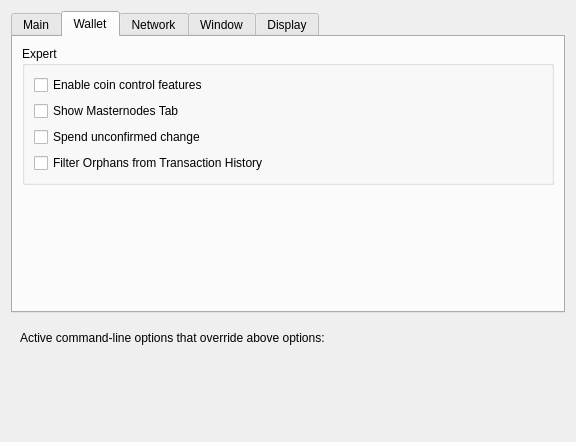
<?xml version="1.0" encoding="UTF-8"?>
<ui version="4.0">
 <class>OptionsDialog</class>
 <widget class="QDialog" name="OptionsDialog">
  <property name="geometry">
   <rect>
    <x>0</x>
    <y>0</y>
    <width>576</width>
    <height>442</height>
   </rect>
  </property>
  <property name="windowTitle">
   <string>Options</string>
  </property>
  <property name="modal">
   <bool>true</bool>
  </property>
  <layout class="QVBoxLayout" name="verticalLayout">
   <item>
    <widget class="QTabWidget" name="tabWidget">
     <property name="currentIndex">
      <number>1</number>
     </property>
     <widget class="QWidget" name="tabMain">
      <attribute name="title">
       <string>Main</string>
      </attribute>
      <layout class="QVBoxLayout" name="verticalLayout_Main">
       <item>
        <widget class="QCheckBox" name="bitcoinAtStartup">
         <property name="toolTip">
          <string>Automatically start Odex after logging in to the system.</string>
         </property>
         <property name="text">
          <string>Start Odex on system login</string>
         </property>
        </widget>
       </item>
       <item>
        <layout class="QHBoxLayout" name="horizontalLayout_2_Main">
         <item>
          <widget class="QLabel" name="databaseCacheLabel">
           <property name="text">
            <string>Size of database cache</string>
           </property>
           <property name="textFormat">
            <enum>Qt::PlainText</enum>
           </property>
           <property name="buddy">
            <cstring>databaseCache</cstring>
           </property>
          </widget>
         </item>
         <item>
          <widget class="QSpinBox" name="databaseCache"/>
         </item>
         <item>
          <widget class="QLabel" name="databaseCacheUnitLabel">
           <property name="text">
            <string>MB</string>
           </property>
           <property name="textFormat">
            <enum>Qt::PlainText</enum>
           </property>
          </widget>
         </item>
         <item>
          <spacer name="horizontalSpacer_2_Main">
           <property name="orientation">
            <enum>Qt::Horizontal</enum>
           </property>
           <property name="sizeHint" stdset="0">
            <size>
             <width>40</width>
             <height>20</height>
            </size>
           </property>
          </spacer>
         </item>
        </layout>
       </item>
       <item>
        <layout class="QHBoxLayout" name="horizontalLayout_3_Main">
         <item>
          <widget class="QLabel" name="threadsScriptVerifLabel">
           <property name="text">
            <string>Number of script verification threads</string>
           </property>
           <property name="textFormat">
            <enum>Qt::PlainText</enum>
           </property>
           <property name="buddy">
            <cstring>threadsScriptVerif</cstring>
           </property>
          </widget>
         </item>
         <item>
          <widget class="QSpinBox" name="threadsScriptVerif">
           <property name="toolTip">
            <string>(0 = auto, &lt;0 = leave that many cores free)</string>
           </property>
          </widget>
         </item>
         <item>
          <spacer name="horizontalSpacer_3_Main">
           <property name="orientation">
            <enum>Qt::Horizontal</enum>
           </property>
           <property name="sizeHint" stdset="0">
            <size>
             <width>40</width>
             <height>20</height>
            </size>
           </property>
          </spacer>
         </item>
        </layout>
       </item>
       <item>
        <spacer name="verticalSpacer_Main">
         <property name="orientation">
          <enum>Qt::Vertical</enum>
         </property>
         <property name="sizeHint" stdset="0">
          <size>
           <width>20</width>
           <height>40</height>
          </size>
         </property>
        </spacer>
       </item>
       <item>
        <layout class="QHBoxLayout" name="horizontalLayout_3">
         <item>
          <widget class="QLabel" name="percentage_label">
           <property name="toolTip">
            <string>Percentage of incoming ODEX which get automatically converted to zODEX via Zerocoin Protocol</string>
           </property>
           <property name="text">
            <string>Percentage of autominted zODEX</string>
           </property>
          </widget>
         </item>
         <item>
          <widget class="QSpinBox" name="zeromintPercentage">
           <property name="minimum">
            <number>0</number>
           </property>
           <property name="maximum">
            <number>100</number>
           </property>
          </widget>
         </item>
        </layout>
       </item>
       <item>
        <layout class="QHBoxLayout" name="horizontalLayout" stretch="0,0">
         <property name="sizeConstraint">
          <enum>QLayout::SetFixedSize</enum>
         </property>
         <item>
          <widget class="QLabel" name="labelPreferredDenom">
           <property name="maximumSize">
            <size>
             <width>16777215</width>
             <height>16777215</height>
            </size>
           </property>
           <property name="toolTip">
            <string>Wait with automatic conversion to Zerocoin until enough ODEX for this denomination is available</string>
           </property>
           <property name="text">
            <string>Preferred Automint zODEX Denomination</string>
           </property>
          </widget>
         </item>
         <item>
          <widget class="QComboBox" name="preferredDenom">
           <property name="maximumSize">
            <size>
             <width>16777215</width>
             <height>27</height>
            </size>
           </property>
           <property name="toolTip">
            <string>Wait with automatic conversion to Zerocoin until enough ODEX for this denomination is available</string>
           </property>
           <property name="maxVisibleItems">
            <number>9</number>
           </property>
           <property name="maxCount">
            <number>9</number>
           </property>
          </widget>
         </item>
        </layout>
       </item>
      </layout>
     </widget>
     <widget class="QWidget" name="tabWallet">
      <attribute name="title">
       <string>Wallet</string>
      </attribute>
      <layout class="QVBoxLayout" name="verticalLayout_Wallet">
       <item>
        <widget class="QGroupBox" name="groupBox">
         <property name="title">
          <string>Expert</string>
         </property>
         <layout class="QVBoxLayout" name="verticalLayout_2">
          <item>
           <widget class="QCheckBox" name="coinControlFeatures">
            <property name="toolTip">
             <string>Whether to show coin control features or not.</string>
            </property>
            <property name="text">
             <string>Enable coin control features</string>
            </property>
           </widget>
          </item>
          <item>
           <widget class="QCheckBox" name="showMasternodesTab">
            <property name="toolTip">
             <string>Show additional tab listing all your masternodes in first sub-tab&lt;br/&gt;and all masternodes on the network in second sub-tab.</string>
            </property>
            <property name="text">
             <string>Show Masternodes Tab</string>
            </property>
           </widget>
          </item>
          <item>
           <widget class="QCheckBox" name="spendZeroConfChange">
            <property name="toolTip">
             <string>If you disable the spending of unconfirmed change, the change from a transaction&lt;br/&gt;cannot be used until that transaction has at least one confirmation.&lt;br/&gt;This also affects how your balance is computed.</string>
            </property>
            <property name="text">
             <string>Spend unconfirmed change</string>
            </property>
           </widget>
          </item>
          <item>
           <widget class="QCheckBox" name="showOrphans">
            <property name="text">
             <string>Filter Orphans from Transaction History</string>
            </property>
           </widget>
          </item>
         </layout>
        </widget>
       </item>
       <item>
        <spacer name="verticalSpacer_Wallet">
         <property name="orientation">
          <enum>Qt::Vertical</enum>
         </property>
         <property name="sizeHint" stdset="0">
          <size>
           <width>20</width>
           <height>40</height>
          </size>
         </property>
        </spacer>
       </item>
      </layout>
     </widget>
     <widget class="QWidget" name="tabNetwork">
      <attribute name="title">
       <string>Network</string>
      </attribute>
      <layout class="QVBoxLayout" name="verticalLayout_Network">
       <item>
        <widget class="QCheckBox" name="mapPortUpnp">
         <property name="toolTip">
          <string>Automatically open the Odex client port on the router. This only works when your router supports UPnP and it is enabled.</string>
         </property>
         <property name="text">
          <string>Map port using UPnP</string>
         </property>
        </widget>
       </item>
       <item>
        <widget class="QCheckBox" name="allowIncoming">
         <property name="toolTip">
          <string>Accept connections from outside</string>
         </property>
         <property name="text">
          <string>Allow incoming connections</string>
         </property>
        </widget>
       </item>
       <item>
        <widget class="QCheckBox" name="connectSocks">
         <property name="toolTip">
          <string>Connect to the Odex network through a SOCKS5 proxy.</string>
         </property>
         <property name="text">
          <string>Connect through SOCKS5 proxy (default proxy):</string>
         </property>
        </widget>
       </item>
       <item>
        <layout class="QHBoxLayout" name="horizontalLayout_1_Network">
         <item>
          <widget class="QLabel" name="proxyIpLabel">
           <property name="text">
            <string>Proxy IP:</string>
           </property>
           <property name="textFormat">
            <enum>Qt::PlainText</enum>
           </property>
           <property name="buddy">
            <cstring>proxyIp</cstring>
           </property>
          </widget>
         </item>
         <item>
          <widget class="QValidatedLineEdit" name="proxyIp">
           <property name="minimumSize">
            <size>
             <width>140</width>
             <height>0</height>
            </size>
           </property>
           <property name="maximumSize">
            <size>
             <width>140</width>
             <height>16777215</height>
            </size>
           </property>
           <property name="toolTip">
            <string>IP address of the proxy (e.g. IPv4: 127.0.0.1 / IPv6: ::1)</string>
           </property>
          </widget>
         </item>
         <item>
          <widget class="QLabel" name="proxyPortLabel">
           <property name="text">
            <string>Port:</string>
           </property>
           <property name="textFormat">
            <enum>Qt::PlainText</enum>
           </property>
           <property name="buddy">
            <cstring>proxyPort</cstring>
           </property>
          </widget>
         </item>
         <item>
          <widget class="QLineEdit" name="proxyPort">
           <property name="minimumSize">
            <size>
             <width>55</width>
             <height>0</height>
            </size>
           </property>
           <property name="maximumSize">
            <size>
             <width>55</width>
             <height>16777215</height>
            </size>
           </property>
           <property name="toolTip">
            <string>Port of the proxy (e.g. 9050)</string>
           </property>
          </widget>
         </item>
         <item>
          <spacer name="horizontalSpacer_1_Network">
           <property name="orientation">
            <enum>Qt::Horizontal</enum>
           </property>
           <property name="sizeHint" stdset="0">
            <size>
             <width>40</width>
             <height>20</height>
            </size>
           </property>
          </spacer>
         </item>
        </layout>
       </item>
       <item>
        <spacer name="verticalSpacer_Network">
         <property name="orientation">
          <enum>Qt::Vertical</enum>
         </property>
         <property name="sizeHint" stdset="0">
          <size>
           <width>20</width>
           <height>40</height>
          </size>
         </property>
        </spacer>
       </item>
      </layout>
     </widget>
     <widget class="QWidget" name="tabWindow">
      <attribute name="title">
       <string>Window</string>
      </attribute>
      <layout class="QVBoxLayout" name="verticalLayout_Window">
       <item>
        <widget class="QCheckBox" name="minimizeToTray">
         <property name="toolTip">
          <string>Show only a tray icon after minimizing the window.</string>
         </property>
         <property name="text">
          <string>Minimize to the tray instead of the taskbar</string>
         </property>
        </widget>
       </item>
       <item>
        <widget class="QCheckBox" name="minimizeOnClose">
         <property name="toolTip">
          <string>Minimize instead of exit the application when the window is closed. When this option is enabled, the application will be closed only after selecting Quit in the menu.</string>
         </property>
         <property name="text">
          <string>Minimize on close</string>
         </property>
        </widget>
       </item>
       <item>
        <spacer name="verticalSpacer_Window">
         <property name="orientation">
          <enum>Qt::Vertical</enum>
         </property>
         <property name="sizeHint" stdset="0">
          <size>
           <width>20</width>
           <height>40</height>
          </size>
         </property>
        </spacer>
       </item>
      </layout>
     </widget>
     <widget class="QWidget" name="tabDisplay">
      <attribute name="title">
       <string>Display</string>
      </attribute>
      <layout class="QVBoxLayout" name="verticalLayout_Display">
       <item>
        <layout class="QHBoxLayout" name="horizontalLayout_1_Display">
         <item>
          <widget class="QLabel" name="langLabel">
           <property name="text">
            <string>User Interface language:</string>
           </property>
           <property name="textFormat">
            <enum>Qt::PlainText</enum>
           </property>
           <property name="buddy">
            <cstring>lang</cstring>
           </property>
          </widget>
         </item>
         <item>
          <widget class="QValueComboBox" name="lang">
           <property name="toolTip">
            <string>The user interface language can be set here. This setting will take effect after restarting Odex.</string>
           </property>
          </widget>
         </item>
        </layout>
       </item>
       <item>
        <widget class="QLabel" name="label_3">
         <property name="toolTip">
          <string notr="true"/>
         </property>
         <property name="statusTip">
          <string notr="true"/>
         </property>
         <property name="whatsThis">
          <string notr="true"/>
         </property>
         <property name="accessibleName">
          <string notr="true"/>
         </property>
         <property name="text">
          <string>Language missing or translation incomplete? Help contributing translations here:
https://www.transifex.com/odex-project/odex-project-translations</string>
         </property>
         <property name="wordWrap">
          <bool>true</bool>
         </property>
         <property name="openExternalLinks">
          <bool>true</bool>
         </property>
         <property name="textInteractionFlags">
          <set>Qt::TextBrowserInteraction</set>
         </property>
        </widget>
       </item>
       <item>
        <layout class="QHBoxLayout" name="horizontalLayout_4_Display" stretch="0,0">
         <item>
          <widget class="QLabel" name="themeLabel">
           <property name="text">
            <string>User Interface Theme:</string>
           </property>
          </widget>
         </item>
         <item>
          <widget class="QValueComboBox" name="theme"/>
         </item>
        </layout>
       </item>
       <item>
        <widget class="Line" name="line">
         <property name="orientation">
          <enum>Qt::Horizontal</enum>
         </property>
        </widget>
       </item>
       <item>
        <layout class="QHBoxLayout" name="horizontalLayout_2_Display">
         <item>
          <widget class="QLabel" name="unitLabel">
           <property name="text">
            <string>Unit to show amounts in:</string>
           </property>
           <property name="textFormat">
            <enum>Qt::PlainText</enum>
           </property>
           <property name="buddy">
            <cstring>unit</cstring>
           </property>
          </widget>
         </item>
         <item>
          <widget class="QValueComboBox" name="unit">
           <property name="toolTip">
            <string>Choose the default subdivision unit to show in the interface and when sending coins.</string>
           </property>
          </widget>
         </item>
        </layout>
       </item>
       <item>
        <layout class="QHBoxLayout" name="horizontalLayout_5_Display">
         <item>
          <widget class="QLabel" name="digitsLabel">
           <property name="text">
            <string>Decimal digits</string>
           </property>
          </widget>
         </item>
         <item>
          <widget class="QValueComboBox" name="digits"/>
         </item>
        </layout>
       </item>
       <item>
        <layout class="QHBoxLayout" name="horizontalLayout_3_Display">
         <item>
          <widget class="QLabel" name="thirdPartyTxUrlsLabel">
           <property name="toolTip">
            <string>Third party URLs (e.g. a block explorer) that appear in the transactions tab as context menu items. %s in the URL is replaced by transaction hash. Multiple URLs are separated by vertical bar |.</string>
           </property>
           <property name="text">
            <string>Third party transaction URLs</string>
           </property>
           <property name="buddy">
            <cstring>thirdPartyTxUrls</cstring>
           </property>
          </widget>
         </item>
         <item>
          <widget class="QLineEdit" name="thirdPartyTxUrls">
           <property name="toolTip">
            <string>Third party URLs (e.g. a block explorer) that appear in the transactions tab as context menu items. %s in the URL is replaced by transaction hash. Multiple URLs are separated by vertical bar |.</string>
           </property>
          </widget>
         </item>
        </layout>
       </item>
       <item>
        <spacer name="verticalSpacer">
         <property name="orientation">
          <enum>Qt::Vertical</enum>
         </property>
         <property name="sizeHint" stdset="0">
          <size>
           <width>20</width>
           <height>40</height>
          </size>
         </property>
        </spacer>
       </item>
      </layout>
     </widget>
    </widget>
   </item>
   <item>
    <widget class="QFrame" name="frame">
     <layout class="QVBoxLayout" name="verticalLayout_Bottom">
      <item>
       <layout class="QHBoxLayout" name="horizontalLayout_Bottom">
        <item>
         <widget class="QLabel" name="overriddenByCommandLineInfoLabel">
          <property name="text">
           <string>Active command-line options that override above options:</string>
          </property>
          <property name="textFormat">
           <enum>Qt::PlainText</enum>
          </property>
         </widget>
        </item>
        <item>
         <spacer name="horizontalSpacer_Bottom">
          <property name="orientation">
           <enum>Qt::Horizontal</enum>
          </property>
          <property name="sizeHint" stdset="0">
           <size>
            <width>40</width>
            <height>20</height>
           </size>
          </property>
         </spacer>
        </item>
       </layout>
      </item>
      <item>
       <widget class="QLabel" name="overriddenByCommandLineLabel">
        <property name="text">
         <string/>
        </property>
        <property name="textFormat">
         <enum>Qt::PlainText</enum>
        </property>
        <property name="wordWrap">
         <bool>true</bool>
        </property>
       </widget>
      </item>
     </layout>
    </widget>
   </item>
   <item>
    <layout class="QHBoxLayout" name="horizontalLayout_Buttons">
     <item>
      <widget class="QtMaterialFlatButton" name="resetButton" native="true">
       <property name="toolTip">
        <string>Reset all client options to default.</string>
       </property>
       <property name="text" stdset="0">
        <string>Reset Options</string>
       </property>
       <property name="autoDefault" stdset="0">
        <bool>false</bool>
       </property>
      </widget>
     </item>
     <item>
      <spacer name="horizontalSpacer_1">
       <property name="orientation">
        <enum>Qt::Horizontal</enum>
       </property>
       <property name="sizeHint" stdset="0">
        <size>
         <width>40</width>
         <height>48</height>
        </size>
       </property>
      </spacer>
     </item>
     <item>
      <widget class="QLabel" name="statusLabel">
       <property name="minimumSize">
        <size>
         <width>200</width>
         <height>0</height>
        </size>
       </property>
       <property name="font">
        <font>
         <weight>75</weight>
         <bold>true</bold>
        </font>
       </property>
       <property name="text">
        <string/>
       </property>
       <property name="textFormat">
        <enum>Qt::PlainText</enum>
       </property>
       <property name="wordWrap">
        <bool>true</bool>
       </property>
      </widget>
     </item>
     <item>
      <spacer name="horizontalSpacer_2">
       <property name="orientation">
        <enum>Qt::Horizontal</enum>
       </property>
       <property name="sizeHint" stdset="0">
        <size>
         <width>40</width>
         <height>48</height>
        </size>
       </property>
      </spacer>
     </item>
     <item>
      <widget class="QtMaterialFlatButton" name="okButton" native="true">
       <property name="text" stdset="0">
        <string>OK</string>
       </property>
       <property name="autoDefault" stdset="0">
        <bool>false</bool>
       </property>
       <property name="default" stdset="0">
        <bool>true</bool>
       </property>
      </widget>
     </item>
     <item>
      <widget class="QtMaterialFlatButton" name="cancelButton" native="true">
       <property name="text" stdset="0">
        <string>Cancel</string>
       </property>
       <property name="autoDefault" stdset="0">
        <bool>false</bool>
       </property>
      </widget>
     </item>
    </layout>
   </item>
  </layout>
 </widget>
 <customwidgets>
  <customwidget>
   <class>QValidatedLineEdit</class>
   <extends>QLineEdit</extends>
   <header>qvalidatedlineedit.h</header>
  </customwidget>
  <customwidget>
   <class>QtMaterialFlatButton</class>
   <extends>QWidget</extends>
   <header>qtmaterialflatbutton.h</header>
   <container>1</container>
  </customwidget>
  <customwidget>
   <class>QValueComboBox</class>
   <extends>QComboBox</extends>
   <header>qvaluecombobox.h</header>
  </customwidget>
 </customwidgets>
 <resources/>
 <connections/>
</ui>
